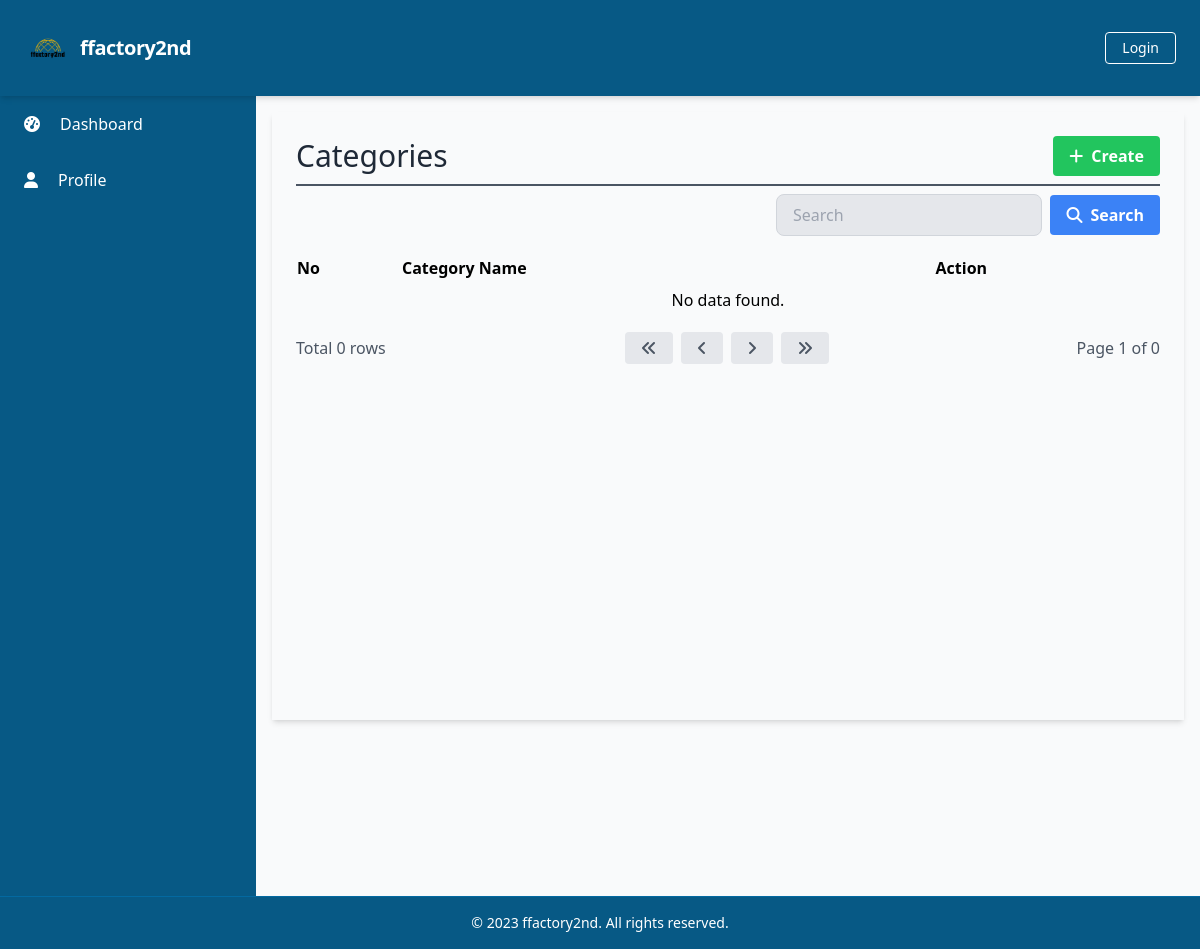
The page /manage_categories/manage_categories_list.php on the database as committed earlier.
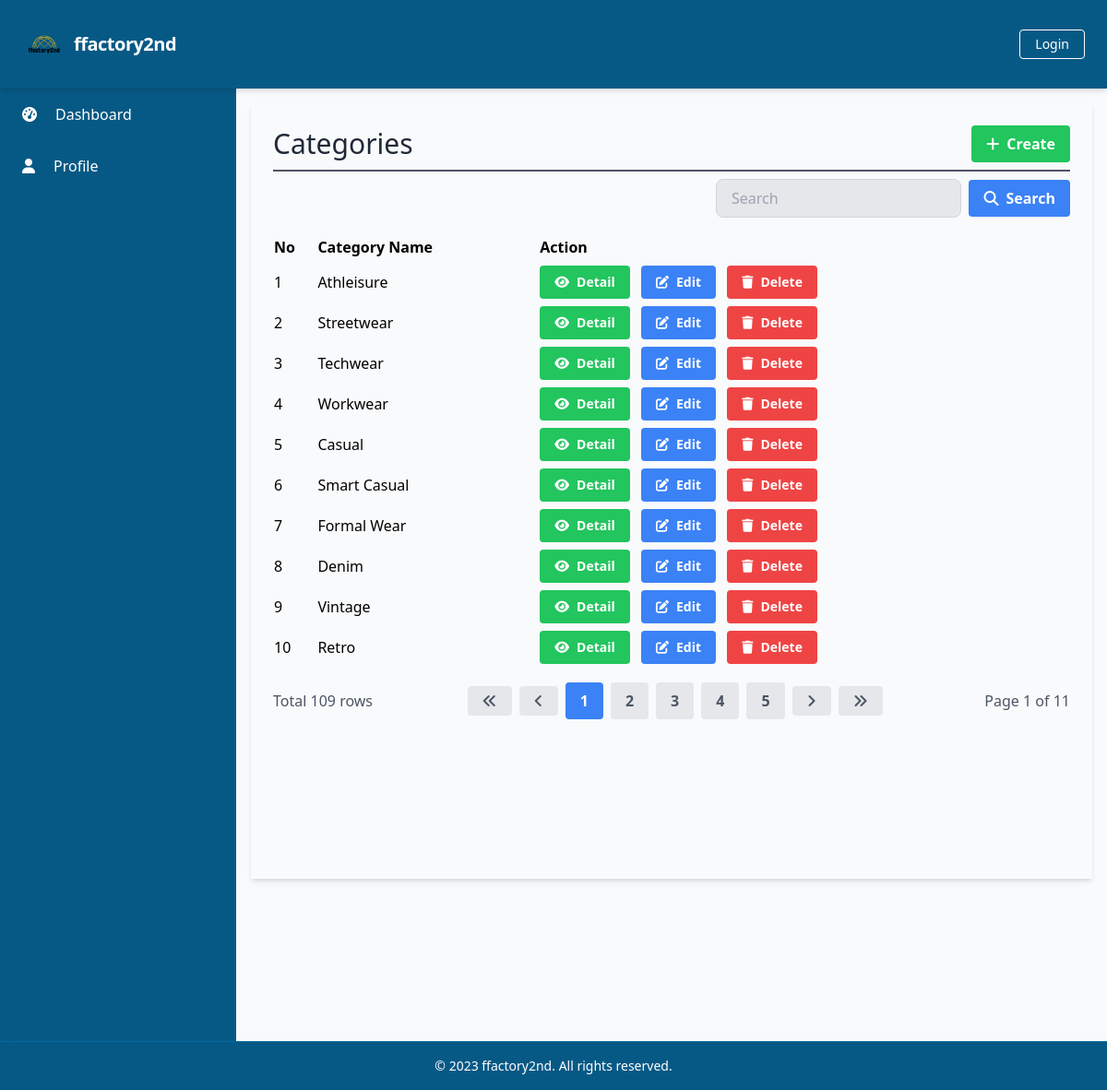
The same page on the database as committed later.
### tables this page shows
CREATE TABLE `Categories` (
  `CategoryID` int(11) NOT NULL,
  `CategoryName` varchar(255) DEFAULT NULL
);

### database/connection.php (called while the page is built, shortened)
<?php
$baseUrl = "http://localhost/final_project_ricky_2023/";

### public/manage_categories/manage_categories_list.php (the view, shortened to what the changed rows need)
<?php
require_once('../../database/connection.php');
?>
<?php include_once('../components/header.php'); ?>
<div class="h-screen flex flex-col">
    <div class="flex-grow bg-gray-50 flex flex-row shadow-md">
        <main class="bg-gray-50 flex flex-col flex-1 overflow-y-scroll h-screen flex-shrink-0 sc-hide pb-40">
            <div class="flex items-start justify-start p-6 shadow-md m-4 flex-1 flex-col">
                <div class="flex flex-row justify-between items-center w-full border-b-2 border-gray-600 mb-2 pb-2">
                    <h1 class="text-3xl text-gray-800 font-semibol w-full">Categories</h1>
                </div>
                <div class="flex flex-col w-full">
                    <table class="min-w-full">
                        <thead>
                            <tr>
                                <th class="text-left py-1">No</th>
                                <th class="text-left py-1">Category Name</th>
                                <th class="text-left py-1">Action</th>
                            </tr>
                        </thead>
                        <tbody>
                            <?php
                            $searchTerm = isset($_GET['search']) ? $_GET['search'] : '';
                            $page = isset($_GET['page']) ? $_GET['page'] : 1;
                            $query = "SELECT * FROM Categories
                                      WHERE CategoryName LIKE '%$searchTerm%'
                                      LIMIT 10 OFFSET " . ($page - 1) * 10;
                            $result = $conn->query($query);
                            $queryCount = "SELECT COUNT(*) AS count FROM Categories WHERE CategoryName LIKE '%$searchTerm%'";
                            $resultCount = $conn->query($queryCount);
                            $rowCount = $resultCount->fetch_assoc()['count'];
                            $totalPage = ceil($rowCount / 10);
                            $no = 1;
                            while ($row = $result->fetch_assoc()) {
                            ?>
                                <tr>
                                    <td class="py-1"><?php echo $no++; ?></td>
                                    <td class="py-1"><?php echo $row['CategoryName']; ?></td>
                                    <td class='py-1'>
                                        <a href="<?php echo $baseUrl; ?>public/manage_categories/manage_categories_detail.php?id=<?php echo $row['CategoryID'] ?>" class='bg-green-500 hover-bg-green-700 text-white font-bold py-2 px-4 rounded inline-flex items-center mr-2 text-sm'>
                                            <i class='fas fa-eye mr-2'></i>
                                            <span>Detail</span>
                                        </a>
                                        <a href="<?php echo $baseUrl; ?>public/manage_categories/manage_categories_update.php?id=<?php echo $row['CategoryID'] ?>" class='bg-blue-500 hover-bg-blue-700 text-white font-bold py-2 px-4 rounded inline-flex items-center mr-2 text-sm'>
                                            <i class='fas fa-edit mr-2'></i>
                                            <span>Edit</span>
                                        </a>
                                        <button onclick="confirmDelete(<?php echo $row['CategoryID']; ?>)" class='bg-red-500 hover-bg-red-700 text-white font-bold py-2 px-4 rounded inline-flex items-center text-sm'>
                                            <i class='fas fa-trash mr-2'></i>
                                            <span>Delete</span>
                                        </button>
                                    </td>
                                </tr>
                            <?php
                            }
                            if ($result->num_rows === 0) {
                            ?>
                                <tr>
                                    <td colspan="3" class="py-1 text-center">No data found.</td>
                                </tr>
                            <?php
                            }
                            ?>
                        </tbody>
                    </table>
                </div>
                <?php include('../components/pagination.php'); ?>
        </main>
    </div>
</div>
</body>
</html>

### public/components/pagination.php
<div class="flex flex-row justify-between items-center w-full mt-4">
    <div class="flex flex-row justify-start items-center">
        <span class="text-gray-600">Total <?php echo $rowCount; ?> rows</span>
    </div>
    <div class="flex flex-row justify-end items-center space-x-2">
        <a href="?page=1&search=<?php echo $searchTerm; ?>" class="bg-gray-200 hover-bg-gray-300 text-gray-600 font-bold py-2 px-4 rounded inline-flex items-center">
            <i class="fas fa-angle-double-left"></i>
        </a>
        <a href="?page=<?php if ($page == 1) {
                            echo $page;
                        } else {
                            echo $page - 1;
                        } ?>&search=<?php echo $searchTerm; ?>" class="bg-gray-200 hover-bg-gray-300 text-gray-600 font-bold py-2 px-4 rounded inline-flex items-center">
            <i class="fas fa-angle-left"></i>
        </a>
        <?php
        $startPage = $page - 2;
        $endPage = $page + 2;
        if ($startPage < 1) {
            $endPage += abs($startPage) + 1;
            $startPage = 1;
        }
        if ($endPage > $totalPage) {
            $startPage -= $endPage - $totalPage;
            $endPage = $totalPage;
        }
        if ($startPage < 1) {
            $startPage = 1;
        }
        for ($i = $startPage; $i <= $endPage; $i++) {
            if ($i == $page) {
                echo "<a href='?page=$i&search=$searchTerm' class='bg-blue-500 hover-bg-blue-700 text-white font-bold py-2 px-4 rounded inline-flex items-center'>$i</a>";
            } else {
                echo "<a href='?page=$i&search=$searchTerm' class='bg-gray-200 hover-bg-gray-300 text-gray-600 font-bold py-2 px-4 rounded inline-flex items-center'>$i</a>";
            }
        }
        ?>
        <a href="?page=<?php if ($page == $totalPage) {
                            echo $page;
                        } else {
                            echo $page + 1;
                        } ?>&search=<?php echo $searchTerm; ?>" class="bg-gray-200 hover-bg-gray-300 text-gray-600 font-bold py-2 px-4 rounded inline-flex items-center">
            <i class="fas fa-angle-right"></i>
        </a>
        <a href="?page=<?php echo $totalPage; ?>&search=<?php echo $searchTerm; ?>" class="bg-gray-200 hover-bg-gray-300 text-gray-600 font-bold py-2 px-4 rounded inline-flex items-center">
            <i class="fas fa-angle-double-right"></i>
        </a>
    </div>
    <div class="flex flex-row justify-end items-center ml-2">
        <span class="text-gray-600">Page <?php echo $page; ?> of <?php echo $totalPage; ?></span>
    </div>
</div>

Rows that differ between the two databases and show on the page:
added categories: CategoryName "Athleisure"
added categories: CategoryName "Streetwear"
added categories: CategoryName "Techwear"
added categories: CategoryName "Workwear"
added categories: CategoryName "Casual"
added categories: CategoryName "Smart Casual"
added categories: CategoryName "Formal Wear"
added categories: CategoryName "Denim"
added categories: CategoryName "Vintage"
added categories: CategoryName "Retro"
Other text that changed with them:
$rowCount: "0" → "109"
$totalPage: "0" → "11"
new list line: "1"
new list line: "2"
new list line: "3"
new list line: "4"
new list line: "5"
text no longer shown: "No data found."
